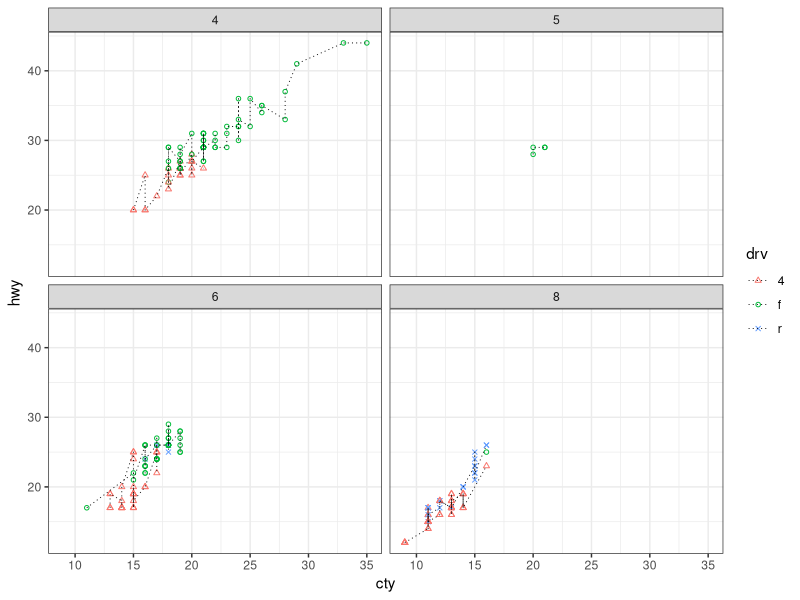
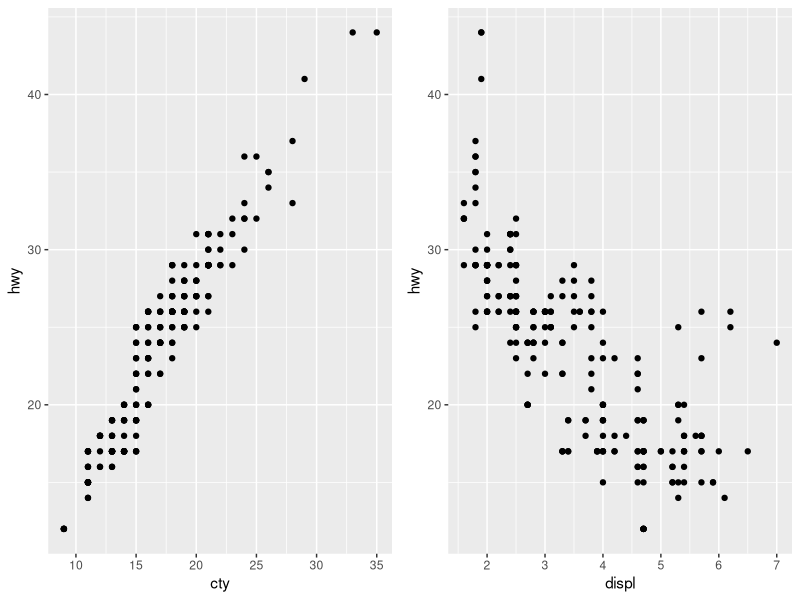

Recreate these plots in R, in order.
## ---- chunk 1
knitr::opts_chunk$set(echo = TRUE)
## ---- chunk 2
library(ggplot2)
library(dplyr)

## ---- chunk 3
p5 =ggplot(mpg, aes(cty, hwy)) + facet_wrap(~cyl) + theme_bw() + geom_point(aes(shape = drv, color = drv), size = 1.2) + scale_shape_manual(values = c(2,1,4)) + geom_line(aes(linetype = drv), size=0.3) + scale_linetype_manual(values = rep("dotted", 3))

p5

## ---- chunk 4
p1 = ggplot(mpg, aes(cty, hwy)) + geom_point()
p2 = ggplot(mpg, aes(displ, hwy)) + geom_point()

#combine the two plots
library(gridExtra)
grid.arrange(p1, p2, nrow = 1)
